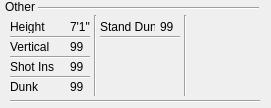
<?xml version="1.0" encoding="UTF-8"?>
<ui version="4.0">
 <class>otherAttributesWidget</class>
 <widget class="QWidget" name="otherAttributesWidget">
  <property name="geometry">
   <rect>
    <x>0</x>
    <y>0</y>
    <width>271</width>
    <height>108</height>
   </rect>
  </property>
  <property name="windowTitle">
   <string>otherAttributesWidget</string>
  </property>
  <widget class="QLabel" name="otherLabel">
   <property name="geometry">
    <rect>
     <x>5</x>
     <y>0</y>
     <width>47</width>
     <height>13</height>
    </rect>
   </property>
   <property name="text">
    <string>Other</string>
   </property>
  </widget>
  <widget class="QLabel" name="heightLabel">
   <property name="geometry">
    <rect>
     <x>10</x>
     <y>20</y>
     <width>55</width>
     <height>13</height>
    </rect>
   </property>
   <property name="text">
    <string>Height</string>
   </property>
  </widget>
  <widget class="QLabel" name="verticalLabel">
   <property name="geometry">
    <rect>
     <x>10</x>
     <y>40</y>
     <width>55</width>
     <height>13</height>
    </rect>
   </property>
   <property name="text">
    <string>Vertical</string>
   </property>
  </widget>
  <widget class="QLabel" name="shotInsideLabel">
   <property name="geometry">
    <rect>
     <x>10</x>
     <y>60</y>
     <width>55</width>
     <height>13</height>
    </rect>
   </property>
   <property name="text">
    <string>Shot Ins</string>
   </property>
  </widget>
  <widget class="QLabel" name="dunkLabel">
   <property name="geometry">
    <rect>
     <x>10</x>
     <y>80</y>
     <width>55</width>
     <height>13</height>
    </rect>
   </property>
   <property name="text">
    <string>Dunk</string>
   </property>
  </widget>
  <widget class="QLabel" name="dunkAttributeLabel">
   <property name="geometry">
    <rect>
     <x>70</x>
     <y>80</y>
     <width>20</width>
     <height>13</height>
    </rect>
   </property>
   <property name="text">
    <string>99</string>
   </property>
  </widget>
  <widget class="QLabel" name="shotInsideAttributeLabel">
   <property name="geometry">
    <rect>
     <x>70</x>
     <y>60</y>
     <width>20</width>
     <height>13</height>
    </rect>
   </property>
   <property name="text">
    <string>99</string>
   </property>
  </widget>
  <widget class="QLabel" name="verticalAttributeLabel">
   <property name="geometry">
    <rect>
     <x>70</x>
     <y>40</y>
     <width>20</width>
     <height>13</height>
    </rect>
   </property>
   <property name="text">
    <string>99</string>
   </property>
  </widget>
  <widget class="QLabel" name="heightAttributeLabel">
   <property name="geometry">
    <rect>
     <x>70</x>
     <y>20</y>
     <width>20</width>
     <height>13</height>
    </rect>
   </property>
   <property name="text">
    <string>7'1&quot;</string>
   </property>
  </widget>
  <widget class="Line" name="line_2">
   <property name="geometry">
    <rect>
     <x>10</x>
     <y>36</y>
     <width>80</width>
     <height>3</height>
    </rect>
   </property>
   <property name="orientation">
    <enum>Qt::Horizontal</enum>
   </property>
  </widget>
  <widget class="Line" name="line_3">
   <property name="geometry">
    <rect>
     <x>10</x>
     <y>56</y>
     <width>80</width>
     <height>3</height>
    </rect>
   </property>
   <property name="orientation">
    <enum>Qt::Horizontal</enum>
   </property>
  </widget>
  <widget class="Line" name="line_4">
   <property name="geometry">
    <rect>
     <x>10</x>
     <y>76</y>
     <width>80</width>
     <height>3</height>
    </rect>
   </property>
   <property name="orientation">
    <enum>Qt::Horizontal</enum>
   </property>
  </widget>
  <widget class="Line" name="line_5">
   <property name="geometry">
    <rect>
     <x>10</x>
     <y>100</y>
     <width>250</width>
     <height>3</height>
    </rect>
   </property>
   <property name="orientation">
    <enum>Qt::Horizontal</enum>
   </property>
  </widget>
  <widget class="QLabel" name="standingDunkLabel">
   <property name="geometry">
    <rect>
     <x>100</x>
     <y>20</y>
     <width>55</width>
     <height>13</height>
    </rect>
   </property>
   <property name="text">
    <string>Stand Dunk</string>
   </property>
  </widget>
  <widget class="QLabel" name="standingDunkAttributeLabel">
   <property name="geometry">
    <rect>
     <x>160</x>
     <y>20</y>
     <width>20</width>
     <height>13</height>
    </rect>
   </property>
   <property name="text">
    <string>99</string>
   </property>
  </widget>
  <widget class="Line" name="line_7">
   <property name="geometry">
    <rect>
     <x>100</x>
     <y>36</y>
     <width>80</width>
     <height>3</height>
    </rect>
   </property>
   <property name="orientation">
    <enum>Qt::Horizontal</enum>
   </property>
  </widget>
  <widget class="Line" name="line_10">
   <property name="geometry">
    <rect>
     <x>85</x>
     <y>15</y>
     <width>20</width>
     <height>81</height>
    </rect>
   </property>
   <property name="orientation">
    <enum>Qt::Vertical</enum>
   </property>
  </widget>
  <widget class="Line" name="line_11">
   <property name="geometry">
    <rect>
     <x>175</x>
     <y>15</y>
     <width>20</width>
     <height>81</height>
    </rect>
   </property>
   <property name="orientation">
    <enum>Qt::Vertical</enum>
   </property>
  </widget>
  <widget class="Line" name="line">
   <property name="geometry">
    <rect>
     <x>38</x>
     <y>0</y>
     <width>221</width>
     <height>16</height>
    </rect>
   </property>
   <property name="orientation">
    <enum>Qt::Horizontal</enum>
   </property>
  </widget>
 </widget>
 <resources/>
 <connections/>
</ui>
